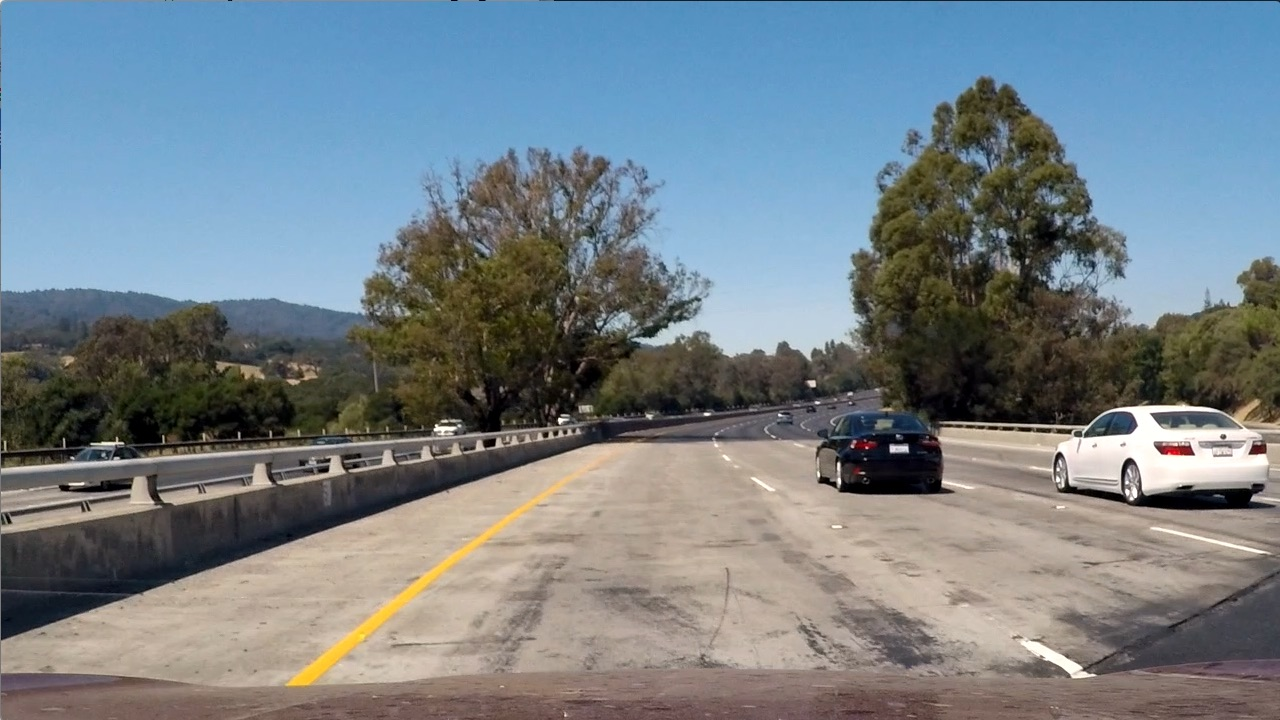
#> input picture Assignment5-Vehicle_Detection/test_images/test1.png, 1280 x 720 px, given as the content of the folder ./Vehicle, which was not available
$ jupyter execute --allow-errors Main.ipynb   (shell and % lines are left out)   (older library calls are emulated)
#> lines starting #> are read from the running program, lines starting #| are printed output that depends on the picture; pictures that were not available may be replaced by others from this repository, and a replacement may not be noted
### Assignment5-Vehicle_Detection/LessonFunctions.py
import cv2
import glob
import matplotlib.pyplot as plt
import matplotlib.image as mpimg
import numpy as np
import os
import pickle
from sklearn.model_selection import train_test_split
from sklearn.preprocessing import StandardScaler
from skimage.feature import hog
from scipy.ndimage.measurements import label
class LF:

    frame_tracking = 0
    single_frame_boxes = [] # Box list for a single frame
    frame_seq_boxes = [] # boxes from previous 'n' frames
    y_start = [450, 400, 400, 380]
    y_stop = [642, 592, 560, 508]
    img_scale = [2.5, 2, 1.5, 1]
    def read_image(img):

        image = cv2.imread(img)
        return cv2.cvtColor(image, cv2.COLOR_BGR2RGB)


    def imageCc(img, color_space='RGB'):

        if color_space != 'RGB':
            if color_space == 'HSV':
                feature_image = cv2.cvtColor(img, cv2.COLOR_RGB2HSV)
            elif color_space == 'LUV':
                feature_image = cv2.cvtColor(img, cv2.COLOR_RGB2LUV)
            elif color_space == 'HLS':
                feature_image = cv2.cvtColor(img, cv2.COLOR_RGB2HLS)
            elif color_space == 'YUV':
                feature_image = cv2.cvtColor(img, cv2.COLOR_RGB2YUV)
            elif color_space == 'YCrCb':
                feature_image = cv2.cvtColor(img, cv2.COLOR_RGB2YCrCb)
        else: feature_image = np.copy(img)

        # Return the converted image
        return feature_image


    # [41 lines left out: functions c_2RGB, convert_color, draw_boxes, not called in this run]


    def color_hist(img, nbins=32, bins_range=(0, 255)):
        channel1_hist = []
        channel2_hist = []
        channel3_hist = []
        #print('img shape')
        #print(img.shape)
        # Compute the histogram of the RGB channels separately
        channel1_hist = np.histogram(img[:,:,0], bins=nbins, range=bins_range)[0]
        channel2_hist = np.histogram(img[:,:,1], bins=nbins, range=bins_range)[0]
        channel3_hist = np.histogram(img[:,:,2], bins=nbins, range=bins_range)[0]
        #print('ch shape')
        #print(channel1_hist.shape)
        # Stack the histograms into a single feature vector
        hist_features = np.hstack((channel1_hist, channel2_hist, channel3_hist))
        #print('hist feature shape')
        #print(hist_features.shape)
        # Return the individual histograms, bin_centers and feature vector
        return hist_features


    def bin_spatial(image, size=(16, 16)):

        features = cv2.resize(image, size).ravel()
        return features


    def get_hog_features(img, orient, pix_per_cell, cell_per_block, vis=False, feature_vec=True):

        if vis == True:
            features, hog_image = hog(img,
                                      orientations=orient,
                                      pixels_per_cell=(pix_per_cell, pix_per_cell),
                                      cells_per_block=(cell_per_block, cell_per_block),
                                      block_norm = 'L2-Hys',
                                      transform_sqrt=True,
                                      visualise=vis,
                                      feature_vector=feature_vec)
            return features, hog_image
        else:
            features = hog(img,
                           orientations=orient,
                           pixels_per_cell=(pix_per_cell, pix_per_cell),
                           cells_per_block=(cell_per_block, cell_per_block),
                           block_norm = 'L2-Hys',
                           transform_sqrt=True,
                           visualise=vis,
                           feature_vector=feature_vec)
            return features

    def combFeatures(feature_image, color_space, spatial_feat, hist_feat, hog_feat, hist_bins, orient,
                          pix_per_cell, cell_per_block, hog_channel, spatial_size):

        # list to hold the image features
        file_features = []

        # Get the spatial features
        if spatial_feat == True:
            spatial_features = LF.bin_spatial(feature_image, size=spatial_size)
            file_features.append(spatial_features)

        # Get the histogram features
        if hist_feat == True:
            hist_features = LF.color_hist(feature_image)
            file_features.append(hist_features)

        # Get the hog features
        if hog_feat == True:
            if hog_channel == 'ALL':
                hog_features = []
                hog_feat1 = LF.get_hog_features(feature_image[:,:,0],
                                                 orient, pix_per_cell, cell_per_block,
                                                 vis=False, feature_vec=True)
                hog_feat2 = LF.get_hog_features(feature_image[:,:,1],
                                                 orient, pix_per_cell, cell_per_block,
                                                 vis=False, feature_vec=True)
                hog_feat3 = LF.get_hog_features(feature_image[:,:,2],
                                                 orient, pix_per_cell, cell_per_block,
                                                 vis=False, feature_vec=True)
                hog_features = np.hstack((hog_feat1, hog_feat2, hog_feat3))
            else:
                feature_image = LF.imageCc(feature_image, color_space=color_space)
                feature_image = cv2.cvtColor(feature_image, cv2.COLOR_RGB2GRAY)
                hog_features = LF.get_hog_features(feature_image[:,:], orient,
                                                    pix_per_cell, cell_per_block, vis=False,
                                                    feature_vec=True)
            file_features.append(hog_features)

        # Return the features as a list
        return file_features


    def extract_features(imgs, color_space='RGB', spatial_size=(32, 32),
                         hist_bins=32, orient=9,
                         pix_per_cell=8, cell_per_block=2, hog_channel='ALL',
                         spatial_feat=True, hist_feat=True, hog_feat=True):

        # Create a list to append feature vectors to
        features = []
        # Iterate through the list of images
        for file in imgs:
            file_features = []
            # Read in each one by one
            image = LF.read_image(file)

            if color_space != 'RGB':
                if color_space == 'HSV':
                    feature_image = cv2.cvtColor(image, cv2.COLOR_RGB2HSV)
                elif color_space == 'LUV':
                    feature_image = cv2.cvtColor(image, cv2.COLOR_RGB2LUV)
                elif color_space == 'HLS':
                    feature_image = cv2.cvtColor(image, cv2.COLOR_RGB2HLS)
                elif color_space == 'YUV':
                    feature_image = cv2.cvtColor(image, cv2.COLOR_RGB2YUV)
                elif color_space == 'YCrCb':
                    feature_image = cv2.cvtColor(image, cv2.COLOR_RGB2YCrCb)
            else:

                feature_image = np.copy(image)

            # Get the image features and append them to the list
            file_features = LF.combFeatures(feature_image, color_space, spatial_feat, hist_feat,
                                                  hog_feat,hist_bins, orient, pix_per_cell,
                                                  cell_per_block, hog_channel, spatial_size)
            features.append(np.concatenate(file_features))

        # Return the features as a list
        return features


    def find_cars(img, ystart, ystop, scale, svc, X_scaler, hog_channel,
                  orient, pix_per_cell, cell_per_block, spatial_size, hist_bins,
                  xstart=0, xstop=1280, color_space='RGB'):

        draw_img = np.copy(img)
        box_list = []

        # Crop the image to the prefered search area
        img_tosearch = img[ystart:ystop,xstart:xstop,:]
        # ctrans_tosearch = LF.c_2RGB(img_tosearch, color_space)
        ctrans_tosearch = LF.imageCc(img_tosearch, color_space=color_space)

        if scale != 1:
            imshape = ctrans_tosearch.shape
            ctrans_tosearch = cv2.resize(ctrans_tosearch, (np.int(imshape[1]/scale), np.int(imshape[0]/scale)))

        # Get the hog channel depending on selection
        if hog_channel == 0 or hog_channel == 'ALL':
            ch1 = ctrans_tosearch[:,:,0]
        if hog_channel == 1 or hog_channel == 'ALL':
            ch2 = ctrans_tosearch[:,:,1]
        if hog_channel == 2 or hog_channel == 'ALL':
            ch3 = ctrans_tosearch[:,:,2]

        # Define blocks and steps as above
        nxblocks = (ch1.shape[1] // pix_per_cell) - cell_per_block + 1
        nyblocks = (ch1.shape[0] // pix_per_cell) - cell_per_block + 1
        nfeat_per_block = orient*cell_per_block**2

        # 64 was the orginal sampling rate, with 8 cells and 8 pix per cell
        window = 64
        nblocks_per_window = (window // pix_per_cell) - cell_per_block + 1
        cells_per_step = 4  # Instead of overlap, define how many cells to step
        nxsteps = (nxblocks - nblocks_per_window) // cells_per_step
        nysteps = (nyblocks - nblocks_per_window) // cells_per_step

        # Compute individual channel HOG features for the entire image and for the selected channel(s)
        if hog_channel == 0 or hog_channel == 'ALL':
            hog1 = LF.get_hog_features(ch1, orient, pix_per_cell, cell_per_block, feature_vec=False)
        if hog_channel == 1 or hog_channel == 'ALL':
            hog2 = LF.get_hog_features(ch2, orient, pix_per_cell, cell_per_block, feature_vec=False)
        if hog_channel == 2 or hog_channel == 'ALL':
            hog3 = LF.get_hog_features(ch3, orient, pix_per_cell, cell_per_block, feature_vec=False)

        for xb in range(nxsteps):
            for yb in range(nysteps):
                ypos = yb*cells_per_step
                xpos = xb*cells_per_step

                # Extract HOG for this patch
                if hog_channel == 0 or hog_channel == 'ALL':
                    hog_feat1 = hog1[ypos:ypos+nblocks_per_window, xpos:xpos+nblocks_per_window].ravel()
                    hog_single_channel = hog_feat1
                if hog_channel == 1 or hog_channel == 'ALL':
                    hog_feat2 = hog2[ypos:ypos+nblocks_per_window, xpos:xpos+nblocks_per_window].ravel()
                    hog_single_channel = hog_feat2
                if hog_channel == 2 or hog_channel == 'ALL':
                    hog_feat3 = hog3[ypos:ypos+nblocks_per_window, xpos:xpos+nblocks_per_window].ravel()
                    hog_single_channel = hog_feat3

                # Get the single channel or multi-channel hog features
                if hog_channel == 'ALL':
                    hog_features = np.hstack((hog_feat1, hog_feat2, hog_feat3))
                else:
                    hog_features = hog_single_channel

                xleft = xpos*pix_per_cell
                ytop = ypos*pix_per_cell

                # Extract the image patch
                subimg = cv2.resize(ctrans_tosearch[ytop:ytop+window, xleft:xleft+window], (64,64))
                #print(subimg.shape)
                # Get color features
                spatial_features = LF.bin_spatial(subimg, size=spatial_size)
                hist_features = LF.color_hist(subimg, nbins=hist_bins)

                # Scale features and make a prediction
                test_features = X_scaler.transform(np.hstack((spatial_features, hist_features, hog_features)).reshape(1, -1))
                test_prediction = svc.predict(test_features)

                if test_prediction == 1:
                    xbox_left = np.int(xleft*scale)+xstart
                    ytop_draw = np.int(ytop*scale)
                    win_draw = np.int(window*scale)

                    # Draw the box on the image
                    cv2.rectangle(draw_img,(xbox_left, ytop_draw+ystart),(xbox_left+win_draw,ytop_draw+win_draw+ystart),(255,0,0), 4)

                    # Extract the bbox coordinates
                    box = (xbox_left, ytop_draw+ystart),(xbox_left+win_draw,ytop_draw+win_draw+ystart)
                    box_list.append(box)

        # Return the image with the vehicle detection overlay
        return draw_img, box_list

    ## from lectures
    # [37 lines left out: functions apply_threshold, add_heat, draw_labeled_bboxes, not called in this run]


    ## single image vehicle detection
    def process_image_VD(svc, X_scaler):

        spatial_size = (32,32)
        histbin = 32
        cell_per_block = 2
        pixels_per_cel = 8
        orient = 9
        color_space = 'HLS'
        for img in glob.glob('./test_images/test*.png'):
            image = LF.read_image(img)

            # Create an empty heat map to draw on
            heat = np.zeros_like(image[:,:,0]).astype(np.float)

            # Get the box list from using the hog sub sampling technique
            out_img, range_3_box_list = LF.find_cars(image,
                                                 LF.y_start[3],
                                                 LF.y_stop[3],
                                                 LF.img_scale[3],
                                                 svc, X_scaler,
                                                 'ALL',
                                                 orient,
                                                 pixels_per_cel,
                                                 cell_per_block,
                                                 spatial_size,
                                                 histbin,
                                                color_space=color_space)

            out_img, range_2_box_list = LF.find_cars(image,
                                                 LF.y_start[2],
                                                 LF.y_stop[2],
                                                 LF.img_scale[2],
                                                 svc, X_scaler,
                                                 'ALL',
                                                 orient,
                                                 pixels_per_cel,
                                                 cell_per_block,
                                                 spatial_size,
                                                 histbin,
                                                color_space=color_space)

            out_img, range_1_box_list = LF.find_cars(image,
                                                  LF.y_start[1],
                                                  LF.y_stop[1],
                                                  LF.img_scale[1],
                                                  svc, X_scaler,
                                                  'ALL',
                                                  orient,
                                                  pixels_per_cel,
                                                  cell_per_block,
                                                  spatial_size,
                                                  histbin,
                                                 color_space=color_space)

            out_img, range_0_box_list = LF.find_cars(image,
                                                     LF.y_start[0],
                                                     LF.y_stop[0],
                                                     LF.img_scale[0],
                                                     svc, X_scaler,
                                                     'ALL',
                                                     orient,
                                                     pixels_per_cel,
                                                     cell_per_block,
                                                     spatial_size,
                                                     histbin,
                                                     color_space=color_space)

            # combine box list from all ranges
            box_list = range_3_box_list + range_2_box_list + range_1_box_list

            # Add heat to each box in box list
            heat = LF.add_heat(heat, box_list)

            # Apply threshold to help remove false positives
            heat = LF.apply_threshold(heat, 2)

            # Visualize the heatmap when displaying
            heatmap = np.clip(heat, 0, 255)

            # Find final boxes from heatmap using label function
            labels = label(heatmap)
            draw_img = LF.draw_labeled_bboxes(np.copy(image), labels)

            # Display the results
            fig = plt.figure()
            plt.subplot(121)
            plt.imshow(draw_img)
            plt.title('Car Positions')
            plt.subplot(122)
            plt.imshow(heatmap, cmap='hot')
            plt.title('Heat Map')
            fig.tight_layout()
            plt.show()


    # [119 lines left out: function process_video_VD, not called in this run]

### Assignment5-Vehicle_Detection/Main.ipynb
[cell 1]
import matplotlib.image as mpimg
import matplotlib.pyplot as plt
import numpy as np
import pickle
import cv2
import glob
from LessonFunctions import *
import pickle

[cell 2]
# Parameters to be used in the implementation

spatial = 32
histbin = 32
ystart = 400
ystop = 650
scale = 1
spatial_size = (spatial, spatial)
cell_per_block = 2
pixels_per_cel = 8
orient = 9
hog_channel = 'ALL'
colorspace = 'HLS'

[cell 3]
# Read in car and non-car images
car_images = glob.glob('./Vehicle/*.png')
cars = []
notcars = []
for image1 in car_images:
    cars.append(image1)

non_car_images = glob.glob('./NonVehicle/*.png')
for image in non_car_images:
    notcars.append(image)

[cell 4]
# print(len(cars))
# print(len(notcars))

[cell 5]
# Example images from the dataset
img = LF.read_image(image1)
#> in read_image, image is the input picture: shape (720, 1280, 3); mean B, G, R 135.5, 128.7, 117.5
img2 = LF.read_image(image)
fig = plt.figure()
plt.subplot(121)
plt.imshow(img)
plt.title('Car Image')
plt.subplot(122)
plt.imshow(img2)
plt.title('Non-Car Image')
fig.tight_layout()
plt.show()
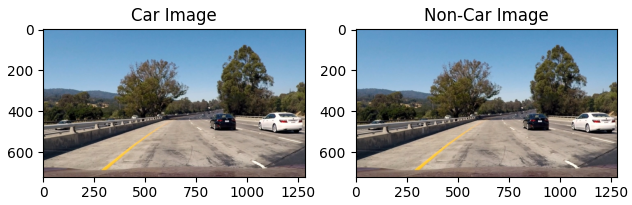
#> figure drawn by matplotlib, 2 panels

[cell 6]
print(img.shape)
#| (720, 1280, 3)

[cell 7]
# Example images from the HOG transform

img = LF.imageCc(img, color_space='HLS')
img2 = LF.imageCc(img2, color_space='HLS')
ch = img[:,:,2]
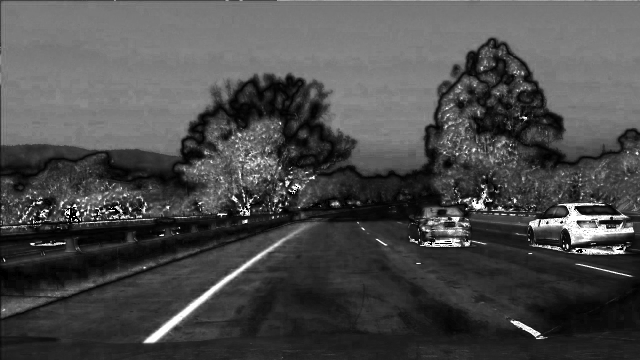
#> ch: shape (720, 1280) (shown at 1/2 size); min 0, max 255, mean 74.4
ch1 = img2[:,:,2]
features, imgA = LF.get_hog_features(ch, orient, pixels_per_cel, cell_per_block, vis=True, feature_vec=True)
#> in get_hog_features, `features, hog_image = hog(img, orientations=orient, pixels_per_cell=(p..`:
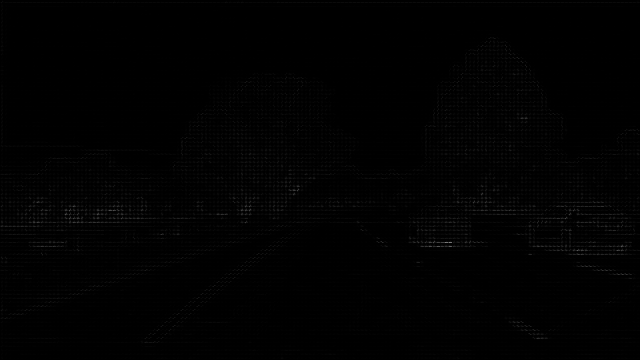
#> hog_image: shape (720, 1280) float64 (shown at 1/2 size); min 0, max 12.54, mean 0.0765; drawn with min black and max white
# LF.get_hog_features(img2, orient, pixels_per_cel, cell_per_block, vis=True, feature_vec=True)
features, imgB = LF.get_hog_features(ch1, orient, pixels_per_cel, cell_per_block, vis=True, feature_vec=True)
fig = plt.figure()
plt.subplot(121)
plt.imshow(imgA)
plt.title('Car Image HLS CH2')
plt.subplot(122)
plt.imshow(imgB)
plt.title('Non-Car Image HLS CH2')
fig.tight_layout()
plt.show()
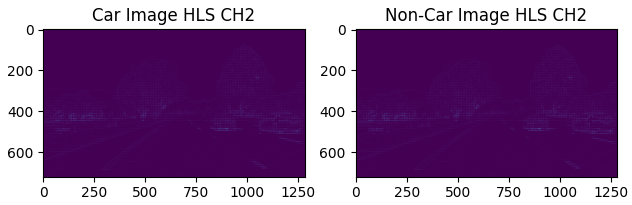
#> figure drawn by matplotlib, 2 panels

[cell 8]
# feature extration from the dataset

car_features = LF.extract_features(cars, color_space=colorspace, spatial_size=(spatial, spatial),
                        hist_bins=histbin)
#> in bin_spatial, `features = cv2.resize(image, size).ravel()`: features = 3072 values, max 255 at index 1748, min 0 at index 1833, mean 87.44
#> in combFeatures, `spatial_features = LF.bin_spatial(feature_image, size=spatial_size)`: spatial_features has the same summary as features in bin_spatial
#> in color_hist, `channel1_hist = np.histogram(img[:,:,0], bins=nbins, range=bins_range)..`: channel1_hist = 32 values, max 225185 at index 1, min 0 at index 23, mean 28800
#> in color_hist, `channel2_hist = np.histogram(img[:,:,1], bins=nbins, range=bins_range)..`: channel2_hist = 32 values, max 93173 at index 19, min 929 at index 28, mean 28800
#> in color_hist, `channel3_hist = np.histogram(img[:,:,2], bins=nbins, range=bins_range)..`: channel3_hist = 32 values, max 178794 at index 15, min 581 at index 29, mean 28800
#> in color_hist, `hist_features = np.hstack((channel1_hist, channel2_hist, channel3_hist))`: hist_features = 96 values, max 225185 at index 1, min 0 at index 23, mean 28800
#> call 3 of get_hog_features, with orient = 9, pix_per_cell = 8, cell_per_block = 2, vis = False, feature_vec = True
#> in get_hog_features (call 3), `features = hog(img, orientations=orient, pixels_per_cell=(pix_per_cell..`:
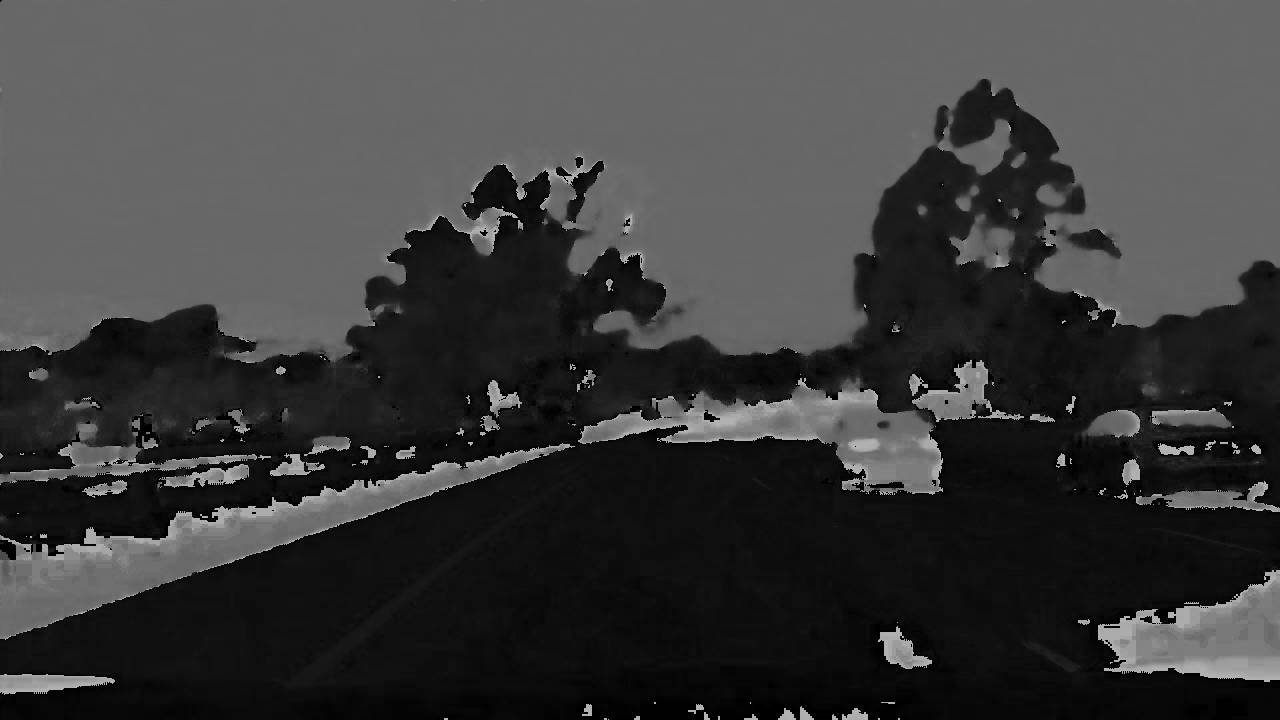
#> img: shape (720, 1280); min 0, max 180, mean 60.2
#> (the rest of the program and of its run is left out)
